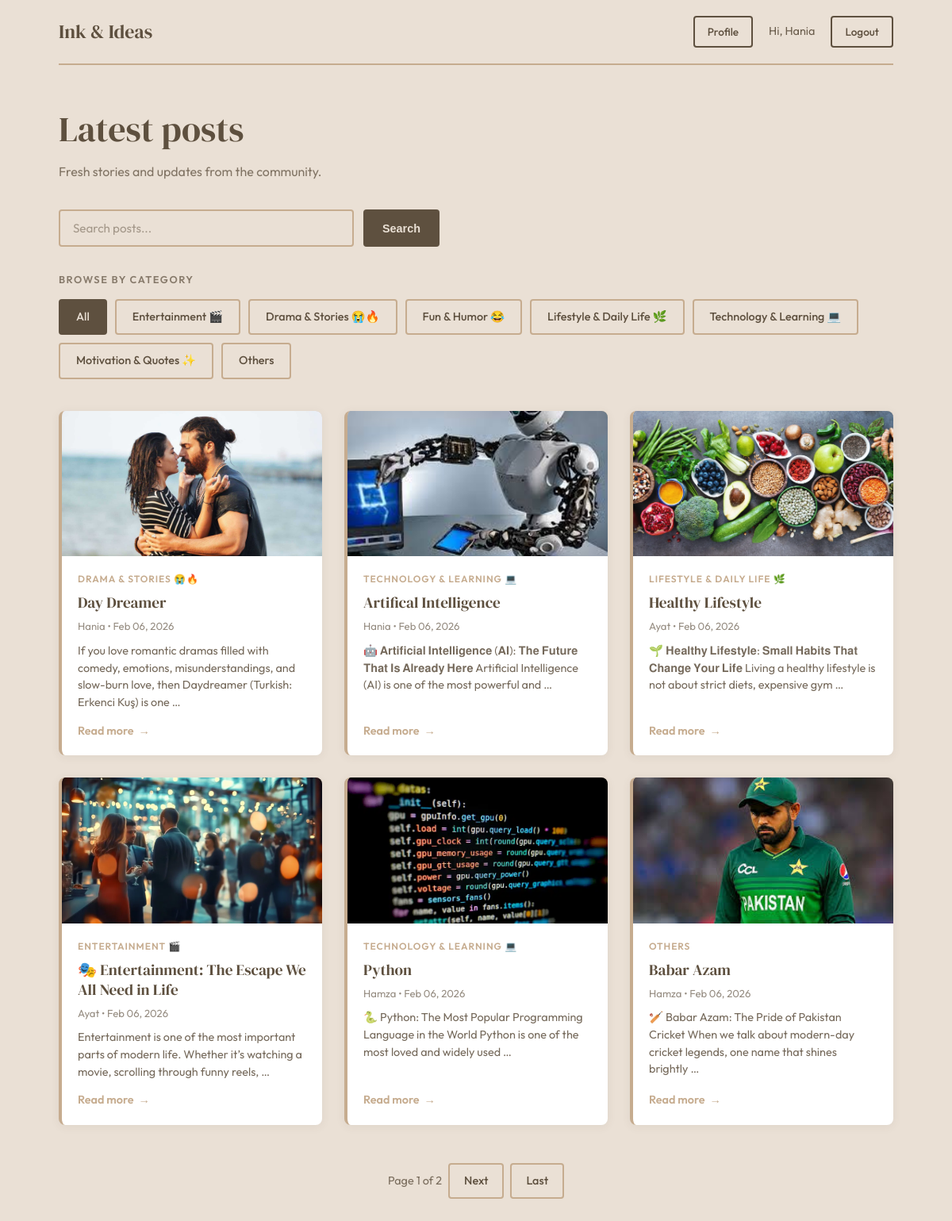
Screenshot of / (signed in) with the database file from the repository.
### Project/models.py (models this page shows, shortened)
class Category(models.Model):
    name=models.CharField(max_length=100)
    description=models.TextField()
    class Meta:
        verbose_name_plural = "Categories"

class BlogPost(models.Model):
    title=models.CharField(max_length=100)
    content=models.TextField()
    pub_date=models.DateTimeField(auto_now_add=True)
    author=models.ForeignKey(User,on_delete=models.CASCADE)
    slug=models.SlugField(max_length=100)
    featured_image=models.ImageField(upload_to='images/',blank=True,null=True)
    status=models.CharField(max_length=10,choices=(('Draft','Draft'),('Published','Published')))
    category = models.ForeignKey(Category, on_delete=models.SET_NULL, null=True)

### Project/views.py (the view)
# urls.py: 2. Add a URL to urlpatterns:  path('', views.home, name='home')
def home(request):
    q = request.GET.get('q', '')
    category_filter = request.GET.get('category', '')
    posts = BlogPost.objects.all()
    categories = Category.objects.all()
    if q:
        posts = posts.filter(title__icontains=q)
    elif category_filter:
        posts = posts.filter(category__name__icontains=category_filter)
    paginator = Paginator(posts, 6)
    page_number = request.GET.get("page")
    page_obj = paginator.get_page(page_number)
    return render(request, 'home.html', {
        'posts': page_obj,
        'q': q,
        'categories': categories,
        'category_filter': category_filter
    })

### Project/templates/home.html (shortened to what this page needs)
<!DOCTYPE html>
<html lang="en">
<head>
</head>
<body>
    <div class="container">
        <header class="navbar">
            <a href="{% url 'home' %}" class="brand">Ink & Ideas</a>
            <div class="nav-links">
                {% if user.is_authenticated %}
                    <a href="{% url 'profile' %}" class="nav-button">Profile</a>
                    <span style="font-size: 0.9rem; color: var(--bg-color); opacity: 0.9;">Hi, {{ user.username }}</span>
                    <a href="{% url 'logout' %}" class="nav-button">Logout</a>
                {% else %}
                    <a href="{% url 'login' %}" class="nav-button">Login</a>
                    <a href="{% url 'register' %}" class="nav-button nav-button__primary">Register</a>
                {% endif %}
            </div>
        </header>
        <main>
            <section class="hero">
                <h1 class="hero-title">Latest posts</h1>
                <p class="hero-subtitle">Fresh stories and updates from the community.</p>
            </section>
            <form method="GET" class="search-wrapper">
                <div class="search-form">
                    <input type="text" name="q" placeholder="Search posts..." value="{{ q }}">
                    <input type="submit" value="Search">
                </div>
            </form>
            <section class="category-section">
                <h2 class="category-section-title">Browse by category</h2>
                <div class="category-chips">
                    <a href="?q={{ q }}" class="category-chip{% if not category_filter %} active{% endif %}">All</a>
                    {% for category in categories %}
                        <a href="?category={{ category.name }}{% if q %}&q={{ q }}{% endif %}"
                           class="category-chip{% if category_filter == category.name %} active{% endif %}">
                            {{ category.name }}
                        </a>
                    {% endfor %}
                </div>
            </section>
            {% if posts %}
                <section class="posts-grid">
                    {% for post in posts %}
                        <article class="post-card">
                            {% if post.featured_image %}
                                <div class="post-image-wrapper">
                                    <img src="{{ post.featured_image.url }}" alt="{{ post.title }}">
                                </div>
                            {% endif %}
                            <div class="post-content">
                                {% if post.category %}
                                    <span class="post-category-tag">{{ post.category.name }}</span>
                                {% endif %}
                                <h2 class="post-title">
                                    <a href="{% url 'detail' post.slug %}">{{ post.title }}</a>
                                </h2>
                                <p class="post-meta">
                                    {{ post.author }} • {{ post.pub_date|date:"M d, Y" }}
                                </p>
                                <p class="post-excerpt">
                                    {{ post.content|truncatewords:20 }}
                                </p>
                                <a class="post-readmore" href="{% url 'detail' post.slug %}">Read more</a>
                            </div>
                        </article>
                    {% endfor %}
                </section>
                <div class="pagination">
                    <span>Page {{ posts.number }} of {{ posts.paginator.num_pages }}</span>
                    {% if posts.has_next %}
                        <a href="?q={{ q }}&category={{ category_filter }}&page={{ posts.next_page_number }}">Next</a>
                        <a href="?q={{ q }}&category={{ category_filter }}&page={{ posts.paginator.num_pages }}">Last</a>
                    {% endif %}
                </div>
            {% else %}
                <p class="empty-state">No posts found.</p>
            {% endif %}
        </main>
    </div>
</body>
</html>

### rows the page displays
Category: name "Entertainment 🎬"
Category: name "Drama & Stories 😭🔥"
Category: name "Fun & Humor 😂"
Category: name "Lifestyle & Daily Life 🌿"
Category: name "Technology & Learning 💻"
Category: name "Motivation & Quotes ✨"
Category: name "Others"
BlogPost: featured_image (picture), category.name "DRAMA & STORIES 😭🔥", title "Day Dreamer", author "Hania", pub_date "Feb 06, 2026", content "If you love romantic dramas filled with comedy, emotions, misunderstandings, and slow-burn love, then Daydreamer (Turkish: Erkenci Kuş) is one …"
BlogPost: featured_image (picture), category.name "TECHNOLOGY & LEARNING 💻", title "Artifical Intelligence", author "Hania", pub_date "Feb 06, 2026", content "🤖 𝐀𝐫𝐭𝐢𝐟𝐢𝐜𝐢𝐚𝐥 𝐈𝐧𝐭𝐞𝐥𝐥𝐢𝐠𝐞𝐧𝐜𝐞 (𝐀𝐈): 𝐓𝐡𝐞 𝐅𝐮𝐭𝐮𝐫𝐞 𝐓𝐡𝐚𝐭 𝐈𝐬 𝐀𝐥𝐫𝐞𝐚𝐝𝐲 𝐇𝐞𝐫𝐞 Artificial Intelligence (AI) is one of the most powerful and …"
BlogPost: featured_image (picture), category.name "LIFESTYLE & DAILY LIFE 🌿", title "Healthy Lifestyle", author "Ayat", pub_date "Feb 06, 2026", content "🌱 𝐇𝐞𝐚𝐥𝐭𝐡𝐲 𝐋𝐢𝐟𝐞𝐬𝐭𝐲𝐥𝐞: 𝐒𝐦𝐚𝐥𝐥 𝐇𝐚𝐛𝐢𝐭𝐬 𝐓𝐡𝐚𝐭 𝐂𝐡𝐚𝐧𝐠𝐞 𝐘𝐨𝐮𝐫 𝐋𝐢𝐟𝐞 Living a healthy lifestyle is not about strict diets, expensive gym …"
BlogPost: featured_image (picture), category.name "ENTERTAINMENT 🎬", title "🎭 Entertainment: The Escape We All Need in Life", author "Ayat", pub_date "Feb 06, 2026", content "Entertainment is one of the most important parts of modern life. Whether it’s watching a movie, scrolling through funny reels, …"
BlogPost: featured_image (picture), category.name "TECHNOLOGY & LEARNING 💻", title "Python", author "Hamza", pub_date "Feb 06, 2026", content "🐍 Python: The Most Popular Programming Language in the World Python is one of the most loved and widely used …"
BlogPost: featured_image (picture), category.name "OTHERS", title "Babar Azam", author "Hamza", pub_date "Feb 06, 2026", content "🏏 Babar Azam: The Pride of Pakistan Cricket When we talk about modern-day cricket legends, one name that shines brightly …"

### other values shown
{{ user.username }} "Hania"
{{ posts.number }} "1"
{{ posts.paginator.num_pages }} "2"
